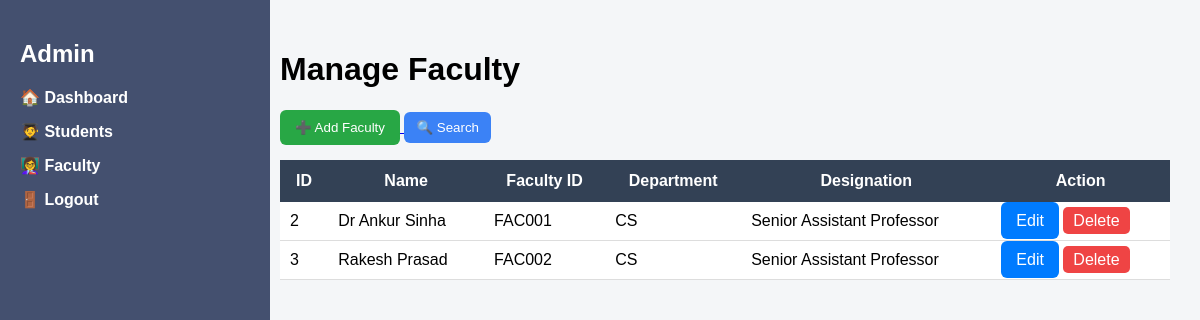
The app's page /admin/faculty (signed in) with its own data.
### tables this page shows
CREATE TABLE faculty (
    id INTEGER PRIMARY KEY AUTOINCREMENT,
    faculty_id TEXT,
    name TEXT,
    department TEXT,
    designation TEXT,
    email TEXT,
    phone TEXT,
    password TEXT,
    profile_pic TEXT
);

### app.py (the view)
@app.route('/admin/faculty')
def admin_faculty():
    check = admin_required()
    if check:
        return check
    search = request.args.get('search', '')
    conn = get_db_connection()
    cursor = conn.cursor()
    if search:
        cursor.execute("""
            SELECT * FROM faculty
            WHERE name LIKE ? OR faculty_id LIKE ? OR department LIKE ?
        """, ('%' + search + '%', '%' + search + '%', '%' + search + '%'))
    else:
        cursor.execute("SELECT * FROM faculty")
    faculty = cursor.fetchall()
    conn.close()
    return render_template("admin_faculty.html", faculty=faculty, search=search)

### app.py (called while the page is built)
def get_db_connection():
    conn = sqlite3.connect("database.db")
    conn.row_factory = sqlite3.Row
    return conn

def admin_required():
    if "admin_id" not in session:
        return redirect(url_for("login"))
    return None

### templates/admin_faculty.html (shortened to what this page needs)
<!DOCTYPE html>
<html>
<head>
    <link rel="stylesheet" href="/static/styles.css">
</head>
<body>
<div class="sidebar">
    <h2>Admin</h2>
    <ul>
        <li><a href="/admin/dashboard">🏠 Dashboard</a></li>
        <li><a href="/admin/students">🧑‍🎓 Students</a></li>
        <li><a href="/admin/faculty">👩‍🏫 Faculty</a></li>
        <li><a href="/logout">🚪 Logout</a></li>
    </ul>
</div>
<div class="main-content">
    <h1>Manage Faculty</h1>
    <div class="top-actions">
        <a href="/admin/add_faculty">
            <button class="add-btn">➕ Add Faculty</button>
        </a>
        <button class="search-btn" onclick="toggleSearch()">🔍 Search</button>
    </div>
    <table class="styled-table">
        <thead>
            <tr>
                <th>ID</th>
                <th>Name</th>
                <th>Faculty ID</th>
                <th>Department</th>
                <th>Designation</th>
                <th>Action</th>
            </tr>
        </thead>
        <tbody>
            {% for f in faculty %}
            <tr>
                <td>{{ f['id'] }}</td>
                <td>{{ f['name'] }}</td>
                <td>{{ f['faculty_id'] }}</td>
                <td>{{ f['department'] }}</td>
                <td>{{ f['designation'] }}</td>
                <td>
                    <a href="/admin/edit_faculty/{{ f['id'] }}" class="edit-btn">Edit</a>
                    <a href="/admin/delete_faculty/{{ f['id'] }}" class="delete-btn">Delete</a>
                </td>
            </tr>
            {% endfor %}
        </tbody>
    </table>
</div>
</body>
</html>

### static/styles.css (style rules this page uses)
body { background: rgb(205, 228, 248) !important; }
body { margin: 0; font-family: Arial, sans-serif; background: #f4f6f8; }
.sidebar { width: 250px; height: 100vh; position: fixed; background: #5981c1; color: white; padding: 20px; }
.sidebar ul { list-style: none; padding: 0; }
.sidebar ul li { margin: 15px 0; cursor: pointer; }
.main-content { margin-left: 270px; padding: 30px; }
body { margin: 0; font-family: Arial; }
.sidebar { width: 230px; height: 100vh; background: #44506f; color: white; position: fixed; padding: 20px; }
.sidebar ul li { margin: 15px 0; }
.sidebar ul li a { color: white; text-decoration: none; font-weight: bold; }
.main-content { margin-left: 250px; padding: 30px; }
.top-actions { margin-bottom: 15px; }
.add-btn { background: #22c55e; color: white; padding: 10px 15px; border: none; border-radius: 6px; cursor: pointer; }
.search-btn { background: #3b82f6; color: white; padding: 8px 12px; border: none; border-radius: 6px; cursor: pointer; }
.styled-table { width: 100%; border-collapse: collapse; background: white; }
.styled-table th { background: #334155; color: white; padding: 12px; }
.styled-table td { padding: 10px; border-bottom: 1px solid #ddd; }
.edit-btn { background: green; color: white; padding: 5px 10px; border-radius: 5px; text-decoration: none; }
.delete-btn { background: #ef4444; color: white; padding: 5px 10px; border-radius: 5px; text-decoration: none; }
.add-btn { background-color: #28a745; color: white; padding: 10px 15px; border: none; border-radius: 6px; cursor: pointer; }
.edit-btn { background-color: #007bff; color: white; padding: 10px 15px; border: none; border-radius: 6px; cursor: pointer; }
html, body { height: auto !important; background: #f4f6f8 !important; }
.main-content { min-height: 100vh; background: #f4f6f8 !important; }

### records on screen
faculty: id "2", name "Dr Ankur Sinha", faculty_id "FAC001", department "CS", designation "Senior Assistant Professor"
faculty: id "3", name "Rakesh Prasad", faculty_id "FAC002", department "CS", designation "Senior Assistant Professor"
